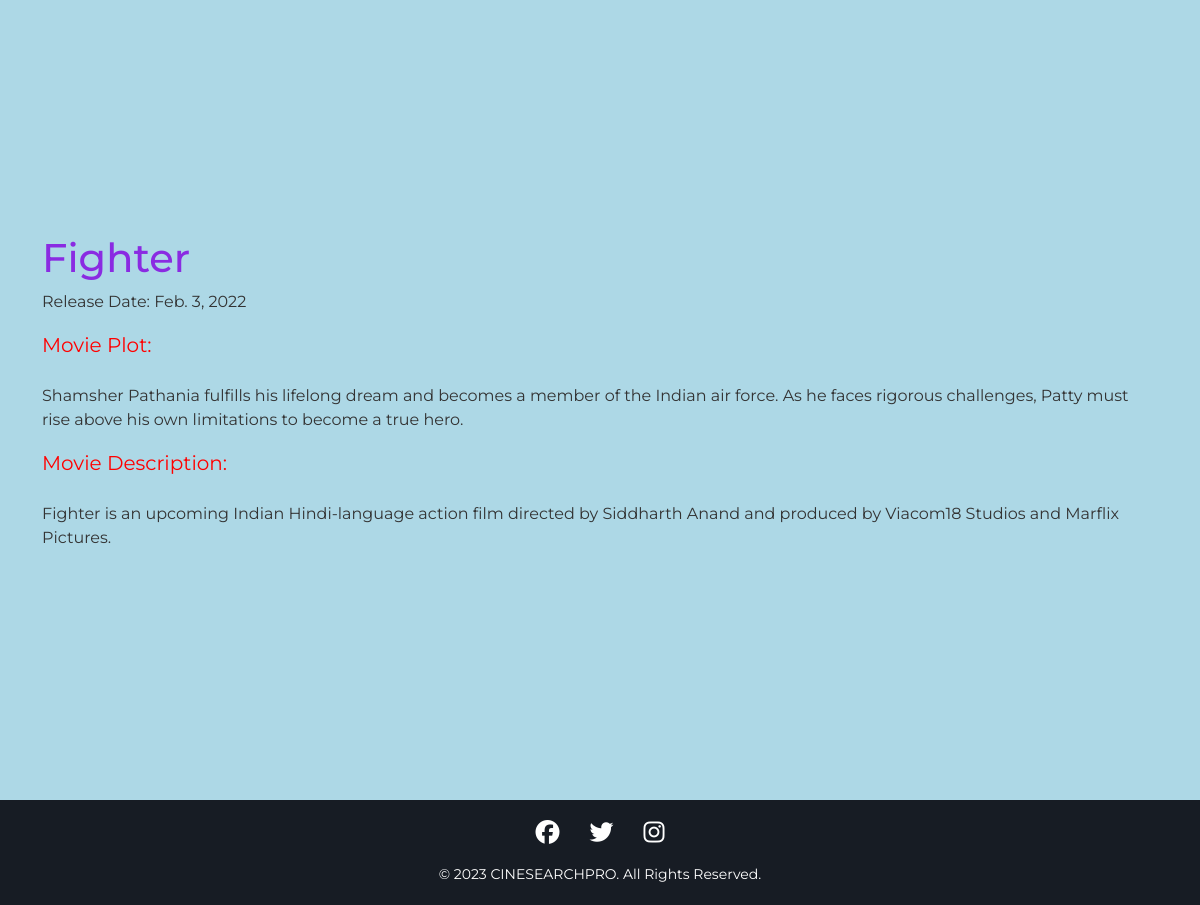
Page /7/ on the committed database.
### movie/models.py (models this page shows, shortened)
class Movie(models.Model):
    title=models.CharField(max_length=255)
    release_date=models.DateField()
    description=models.TextField(max_length=1000)
    plot=models.TextField()
    poster=models.ImageField(upload_to='media')

### movie/views.py (the view)
# urls.py: path('<int:pk>/',views.MovieDetail,name='moviedetail'),
def MovieDetail(request, pk):
    movie = get_object_or_404(Movie, pk=pk)
    return render(request, 'moviedetail.html', {'movie': movie})

### templates/moviedetail.html (shortened to what this page needs)
<!DOCTYPE html>
<html lang="en">
<head>
  <link
  rel="stylesheet"
  href="https://cdn.jsdelivr.net/npm/bootstrap@5.3.2/dist/css/bootstrap.min.css"
/>
<link
  rel="stylesheet"
  href="https://cdnjs.cloudflare.com/ajax/libs/font-awesome/6.5.1/css/all.min.css"
/>
{% load static %}
<link rel="stylesheet" href="{% static 'css/style.css' %}">
</head>
<body>
<div class="container">
    <div class="movie_details">
    <div class="card-body">
        <h1 style="color: blueviolet;">{{ movie.title }}</h1>
        <p style="color:#333;">Release Date: {{movie.release_date }}</p>
        <p><div style="color: red;font-size: 20px;">Movie Plot:</div><br>  {{ movie.plot }}</p>
        <p><div style="color: red; font-size: 20px;">Movie Description:</div><br>  {{ movie.description }}</p>
    </div>
  </div>
</div>
<footer>
  <div class="social-icons">
    <a href="#" class="fab fa-facebook"></a>
    <a href="#" class="fab fa-twitter"></a>
    <a href="#" class="fab fa-instagram"></a>
  </div>
  <div class="copyright">
    &copy; 2023 CINESEARCHPRO. All Rights Reserved.
  </div>
</footer>
</body>
</html>

### static/css/style.css (style rules this page uses)
* { margin: 0; padding: 0; outline: none; box-sizing: border-box; font-family: 'Montserrat', sans-serif; }
body { background: #f2f2f2; }

### templates/moviedetail.html (style rules this page uses)
body { margin: 0; padding: 0; font-family: 'Arial', sans-serif; background-color: lightblue; }
.container { display: flex; justify-content: center; align-items: center; height: 100vh; }
.card-body { color: #333; }
footer { background-color: #171c24; color: #fff; padding: 20px 0; text-align: center; }
.container { display: flex; justify-content: space-between; align-items: center; }
.social-icons { display: flex; justify-content: center; align-items: center; }
.social-icons a { color: #fff; font-size: 24px; margin: 0 15px; padding-bottom: 20px; text-decoration: none; }
.copyright { font-size: 14px; text-align: center; }

### rows in the picture
Movie: title "Fighter", release_date "Feb. 3, 2022", plot "Shamsher Pathania fulfills his lifelong dream and becomes a member of the Indian air force. As he faces rigorous challenges, Patty must rise above his own limitations to become a true hero.", description "Fighter is an upcoming Indian Hindi-language action film directed by Siddharth Anand and produced by Viacom18 Studios and Marflix Pictures."
